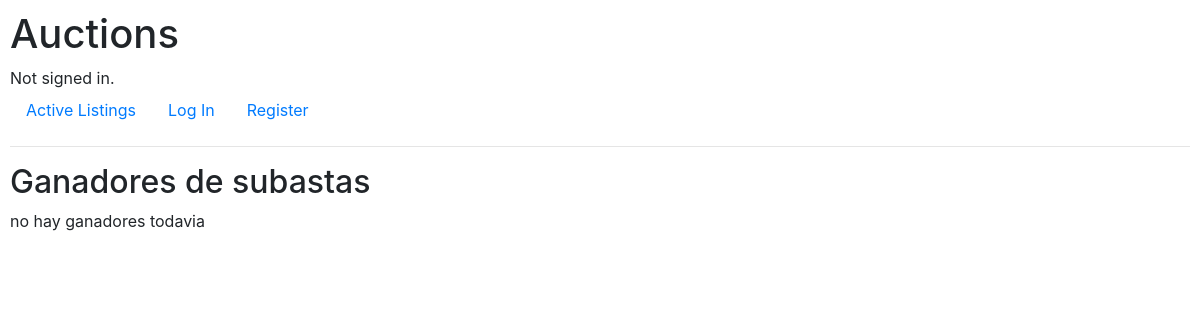
The app's page /ganadores, older data.
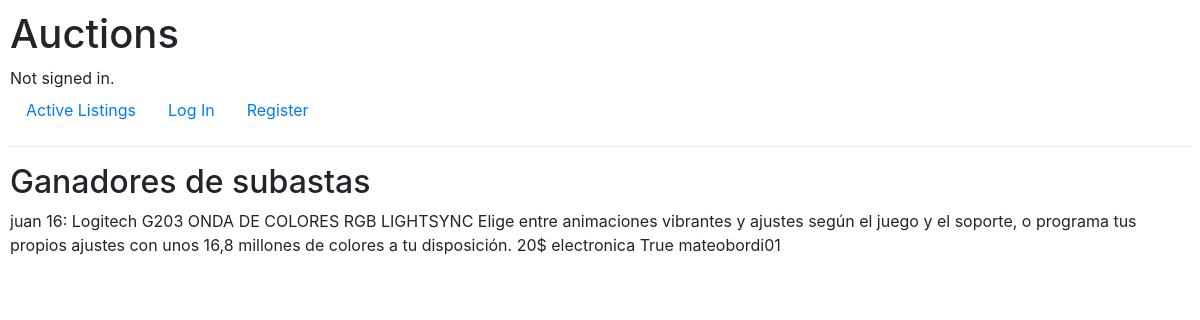
The same page, newer data.
### auctions/models.py (models this page shows)
class Ganadores(models.Model):
    usuario_id = models.ForeignKey(User, on_delete=models.CASCADE)
    producto_id = models.ForeignKey('Producto', on_delete=models.CASCADE)

class User(AbstractUser):
    pass

class Producto(models.Model):
    titulo = models.CharField(max_length=64)
    descripcion = models.CharField(max_length=512)
    precioinicial = models.IntegerField()
    precioactual = models.IntegerField(default="0")
    imagenurl = models.CharField(max_length=100000)
    categoria = models.CharField(max_length=64)
    vendido = models.BooleanField(default=False)
    vendedor = models.ForeignKey(User, on_delete=models.SET_NULL, null=True, default=None)
    precioactual = models.IntegerField(default=0)
    def __str__(self):
        return f"{self.id}: {self.titulo} {self.descripcion} {self.precioinicial}$  {self.categoria} {self.vendido} {self.vendedor}"

### auctions/views.py (the view)
# urls.py: path("ganadores", views.ganadores, name="ganadores" ),
def ganadores(request):
    ganadores = Ganadores.objects.all()
    return render(request, "auctions/ganadores.html",{
        "ganadores": ganadores
    })

### auctions/templates/auctions/ganadores.html (shortened to what this page needs)
{% extends "auctions/layout.html" %}
{% block body %}
    <h2>Ganadores de subastas</h2>
    {% for ganador in ganadores%}
        <p>{{ganador.usuario_id}}  {{ganador.producto_id}} </p>
    {% empty %}
        <p> no hay ganadores todavia</p>
    {% endfor %}
{% endblock %}

Row changes from the older to the newer data that the page shows:
added Ganadores: usuario_id "juan", producto_id "16: Logitech G203 ONDA DE COLORES RGB LIGHTSYNC Elige entre animaciones vibrantes y ajustes según el juego y el soporte, o programa tus propios ajustes con unos 16,8 millones de colores a tu disposición. 20$ electronica True mateobordi01"
Text that changed along with them:
text no longer shown: "no hay ganadores todavia"
